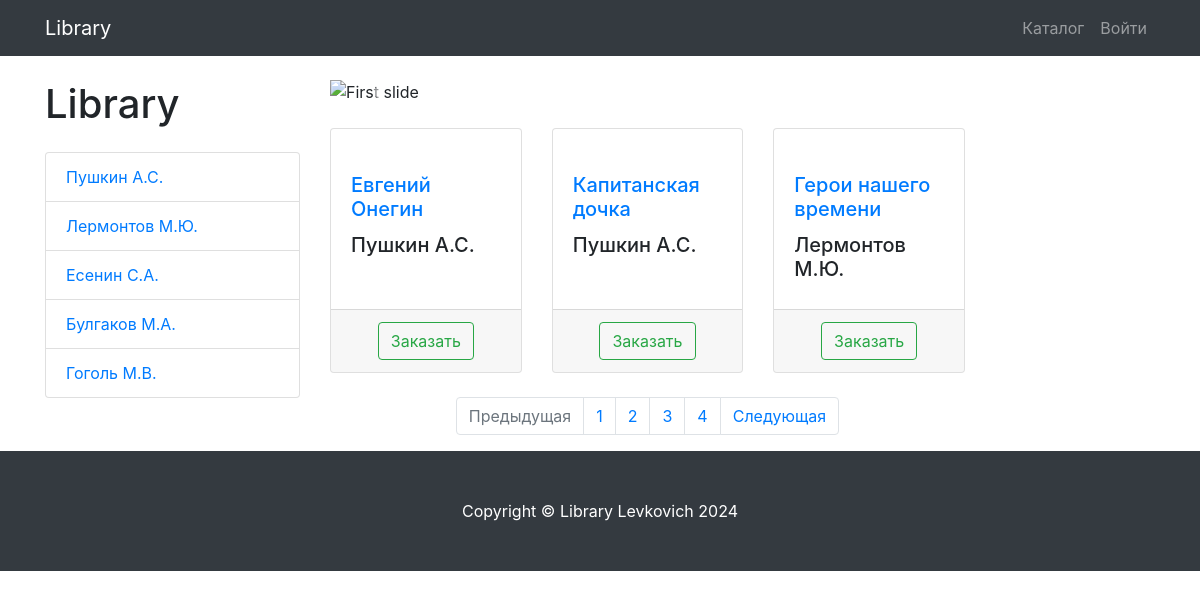
Page /catalog/ on the committed database.
### library/models.py (models this page shows, shortened)
class Author(models.Model):
    name = models.CharField(
        max_length=128,
        blank=False,
        null=False,
        unique=True,
        verbose_name='Автор'
    )
    slug = models.SlugField(
        max_length=128,
        blank=False,
        null=False,
        unique=True,
        verbose_name='URL'
    )
    def __str__(self):
        return self.name
    class Meta:
        verbose_name = 'автор',
        verbose_name_plural = 'авторы'

class Book(models.Model):
    title = models.CharField(
        max_length=258,
        blank=False,
        null=False,
        unique=True,
        verbose_name='Книга'
    )
    slug = models.SlugField(
        max_length=258,
        blank=False,
        null=False,
        unique=True,
        verbose_name='URL'
    )
    quantity = models.PositiveIntegerField(
        default=1,
        blank=False,
        null=False,
        verbose_name='количество экземпляров'
    )
    author = models.ForeignKey(
        to='Author',
        on_delete=models.CASCADE
    )
    image = models.ImageField(
        upload_to='book_images',
        blank=False,
        null=False,
        verbose_name='картинка'
    )
    date_created = models.DateTimeField(
        default=now
    )
    class Meta:
        verbose_name = 'книга'
        verbose_name_plural = 'книги'

### library/views.py (the view)
# urls.py: path('catalog/', BookListView.as_view(), name='catalog'),
class BookListView(ListView):
    model = Book
    template_name = 'library/products.html'
    paginate_by = 3
    title = 'Libray - Каталог'
    def get_queryset(self, author_id=None):
        queryset = super(BookListView, self).get_queryset()
        author_id = self.kwargs.get('author_id')
        return queryset.filter(author_id=author_id) if author_id else queryset
    def get_context_data(self, *, object_list=None, **kwargs):
        context = super(BookListView, self).get_context_data()
        context['authors'] = Author.objects.all()
        return context

### library/templates/library/products.html (shortened to what this page needs)
{% extends 'library/base.html' %}
{% load static %}
{% block css %}
    <link href="{% static 'vendor/css/products.css' %}" rel="stylesheet">
{% endblock %}
{% block content %}
{% include 'library/components/nav.html' %}
{% include 'library/components/products_content.html' %}
{% include 'library/components/footer.html' %}
{% endblock %}

### library/templates/library/components/menu.html
<div class="col-lg-3">
  <h1 class="my-4">Library</h1>
  <div class="list-group">
    {% for author in authors %}
      <a href="{% url 'books:author' author.id %}" class="list-group-item">{{ author.name }}</a>
    {% endfor %}
  </div>
</div>

### library/templates/library/components/product_card.html (shortened to what this page needs)
                <div class="col-lg-4 col-md-6 mb-4">
                    <div class="card h-100">
                        <a href="#">
                        </a>
                        <div class="card-body">
                            <h5 class="card-title">
                                <a href="#">{{ book.title }}</a>
                            </h5>
                            <h5>{{ book.author }}</h5>
                        </div>
                        <div class="card-footer text-center">
                            <a class="btn btn-outline-success" href="#">
                                Заказать
                            </a>
                        </div>
                    </div>
                </div>

### rows in the picture
Author: name "Пушкин А.С."
Author: name "Лермонтов М.Ю."
Author: name "Есенин С.А."
Author: name "Булгаков М.А."
Author: name "Гоголь М.В."
Book: title "Евгений Онегин", author "Пушкин А.С."
Book: title "Капитанская дочка", author "Пушкин А.С."
Book: title "Герои нашего времени", author "Лермонтов М.Ю."

### other values in the picture
{{ page }} "1" "2" "3" "4"
